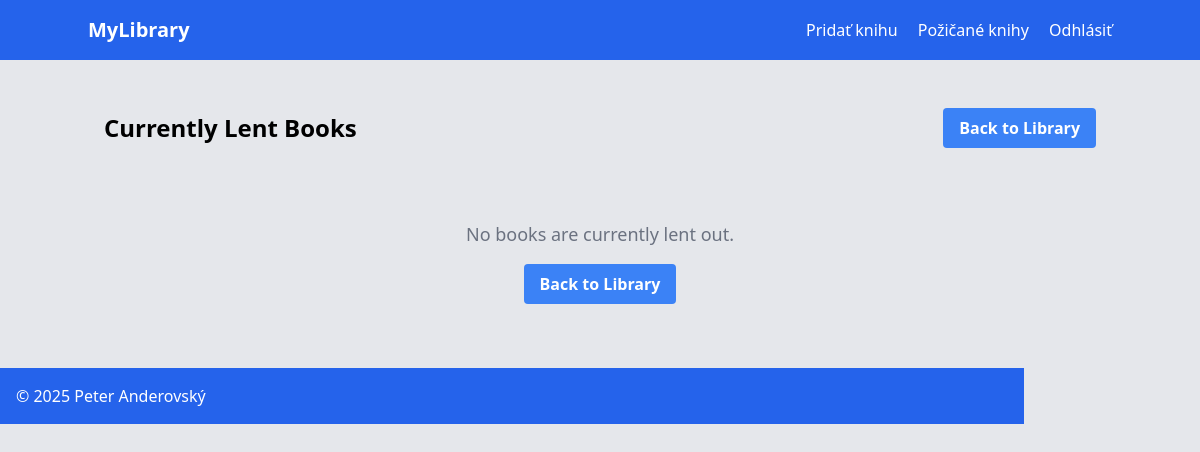
Before: /lent_books (signed in) with the older database file.
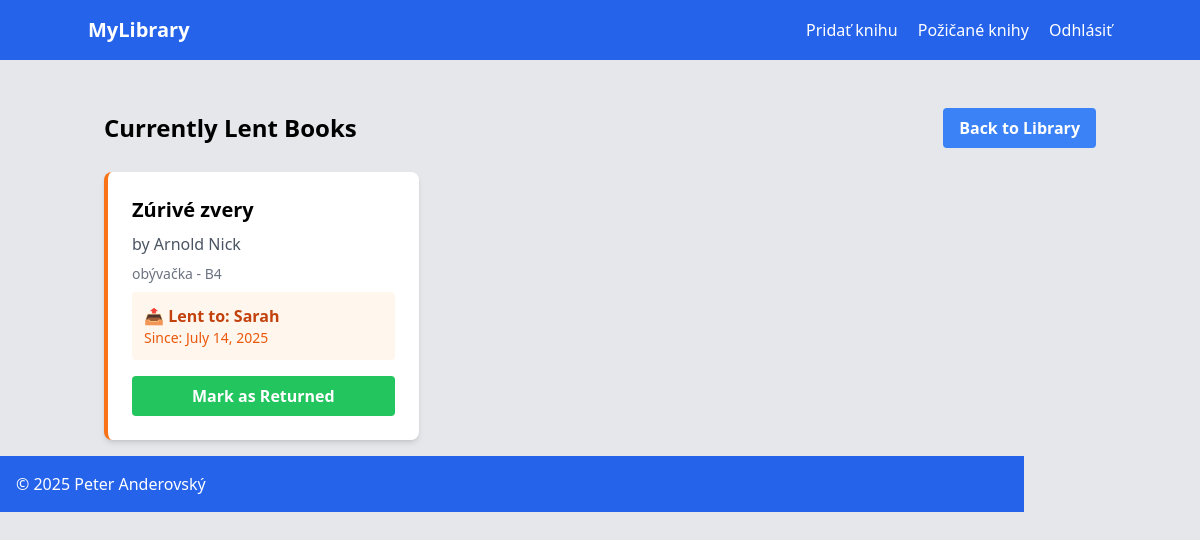
After: the same page with the newer database file.
### app.py (models this page shows)
class Book(db.Model):
    id = db.Column(db.Integer, primary_key=True)
    title = db.Column(db.String(200), nullable=False)
    author = db.Column(db.String(100), nullable=False)
    room = db.Column(db.String(50), nullable=False)
    shelf = db.Column(db.String(50), nullable=False)
    is_lent = db.Column(db.Boolean, default=False)
    lent_to = db.Column(db.String(100), nullable=True)
    lent_date = db.Column(db.DateTime, nullable=True)

### app.py (the view)
@app.route('/lent_books')
@login_required
def lent_books():
    books = Book.query.filter_by(is_lent=True).all()
    return render_template('lent_books.html', books=books)

### app.py (called while the page is built)
@login_manager.user_loader
def load_user(user_id):
    return User.query.get(int(user_id))

### templates/lent_books.html
{% extends "base.html" %}
{% block content %}
<div class="flex justify-between items-center mb-6">
    <h2 class="text-2xl font-bold">Currently Lent Books</h2>
    <a href="{{ url_for('index') }}"
       class="bg-blue-500 hover:bg-blue-700 text-white font-bold py-2 px-4 rounded">
        Back to Library
    </a>
</div>
{% if books %}
    <div class="grid grid-cols-1 md:grid-cols-2 lg:grid-cols-3 gap-6">
        {% for book in books %}
        <div class="bg-white rounded-lg shadow-md p-6 border-l-4 border-orange-500">
            <h3 class="text-xl font-bold mb-2">{{ book.title }}</h3>
            <p class="text-gray-600 mb-2">by {{ book.author }}</p>
            <p class="text-sm text-gray-500 mb-2">{{ book.room }} - {{ book.shelf }}</p>
            <div class="bg-orange-50 p-3 rounded mb-4">
                <p class="text-orange-700 font-semibold">📤 Lent to: {{ book.lent_to }}</p>
                <p class="text-orange-600 text-sm">Since: {{ book.lent_date.strftime('%B %d, %Y') }}</p>
            </div>
            <a href="{{ url_for('return_book', book_id=book.id) }}"
               class="w-full bg-green-500 hover:bg-green-700 text-white font-bold py-2 px-4 rounded text-center block"
               onclick="return confirm('Mark this book as returned?')">
                Mark as Returned
            </a>
        </div>
        {% endfor %}
    </div>
{% else %}
    <div class="text-center py-12">
        <p class="text-gray-500 text-lg">No books are currently lent out.</p>
        <a href="{{ url_for('index') }}"
           class="mt-4 inline-block bg-blue-500 hover:bg-blue-700 text-white font-bold py-2 px-4 rounded">
            Back to Library
        </a>
    </div>
{% endif %}
{% endblock %}

Changed rows visible on the page:
now on this page (row edited): Book: title "Zúrivé zvery", author "Arnold Nick", room "obývačka", shelf "B4", lent_to "Sarah", lent_date "July 14, 2025"
Other visible differences:
text no longer shown: "No books are currently lent out. Back to Library"
